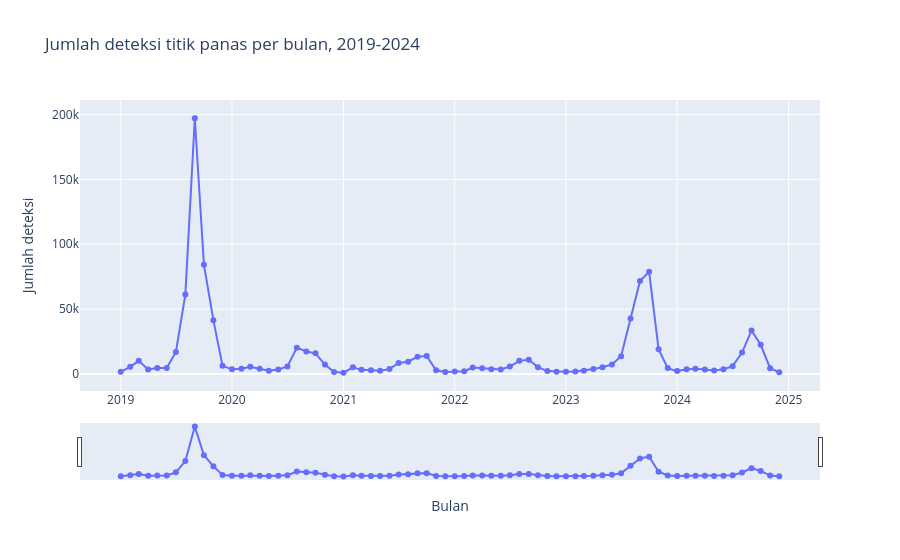

Here is the notebook cell this chart was saved with:
### Markdown cell above
## 3. Pola Temporal

Cakupan data pada semua grafik di seksi ini: seluruh baris, kecuali dinyatakan lain.

### Grafik 1. Bagaimana jumlah deteksi per bulan berubah dari 2019 sampai 2024?

### Code cell
semua_hari = pl.DataFrame(
    {"tanggal": pl.date_range(date(2019, 1, 1), date(2024, 12, 31), interval="1d", eager=True)}
).with_columns(
    pl.col("tanggal").dt.year().alias("tahun"),
    pl.col("tanggal").dt.month().alias("bulan"),
)
hari_kalender = semua_hari.group_by("tahun", "bulan").len().rename({"len": "hari_kalender"})

per_bulan = (
    d.group_by("tahun", "bulan")
    .agg(pl.len().alias("deteksi"), pl.col("acq_date").n_unique().alias("hari_ada_data"))
    .collect()
    .join(hari_kalender, on=["tahun", "bulan"])
    .with_columns(
        (pl.col("hari_kalender") - pl.col("hari_ada_data")).alias("hari_tanpa_data"),
        pl.date(pl.col("tahun"), pl.col("bulan"), 1).alias("bulan_awal"),
    )
    .sort("bulan_awal")
)

fig = px.line(
    per_bulan,
    x="bulan_awal",
    y="deteksi",
    markers=True,
    hover_data=["hari_tanpa_data"],
    labels={"bulan_awal": "Bulan", "deteksi": "Jumlah deteksi", "hari_tanpa_data": "Hari tanpa data"},
    title="Jumlah deteksi titik panas per bulan, 2019-2024",
)
fig.update_layout(xaxis_rangeslider_visible=True)
fig.show()

### Figure 1 — Plotly figure (JSON) as saved in the notebook; plotly's stock layout.template omitted (floating-point values rounded to 4 significant figures)
{"data": [{"customdata": [[0], [0], [0], [0], [0], [0], [0], [0], [0], [0], [0], [0], [0], [0], [0], [0], [0], [0], [0], [0], [0], [0], [0], [0], [0], [0], [0], [0], [0], [0], [0], [0], [0], [0], [0], [0], [0], [0], [0], [0], [0], [0], [5], [10], [0], [0], [0], [0], [0], [0], [0], [0], [0], [0], [2], [0], [0], [0], [0], [0], [0], [0], [0], [0], [2], [3], [11], [0], [1], [0], [3], [0]], "hovertemplate": "Bulan=%{x}<br>Jumlah deteksi=%{y}<br>Hari tanpa data=%{customdata[0]}<extra></extra>", "legendgroup": "", "line": {"color": "#636efa", "dash": "solid"}, "marker": {"symbol": "circle"}, "mode": "lines+markers", "name": "", "orientation": "v", "showlegend": false, "type": "scatter", "x": ["2019-01-01", "2019-02-01", "2019-03-01", "2019-04-01", "2019-05-01", "2019-06-01", "2019-07-01", "2019-08-01", "2019-09-01", "2019-10-01", "2019-11-01", "2019-12-01", "2020-01-01", "2020-02-01", "2020-03-01", "2020-04-01", "2020-05-01", "2020-06-01", "2020-07-01", "2020-08-01", "2020-09-01", "2020-10-01", "2020-11-01", "2020-12-01", "2021-01-01", "2021-02-01", "2021-03-01", "2021-04-01", "2021-05-01", "2021-06-01", "2021-07-01", "2021-08-01", "2021-09-01", "2021-10-01", "2021-11-01", "2021-12-01", "2022-01-01", "2022-02-01", "2022-03-01", "2022-04-01", "2022-05-01", "2022-06-01", "2022-07-01", "2022-08-01", "2022-09-01", "2022-10-01", "2022-11-01", "2022-12-01", "2023-01-01", "2023-02-01", "2023-03-01", "2023-04-01", "2023-05-01", "2023-06-01", "2023-07-01", "2023-08-01", "2023-09-01", "2023-10-01", "2023-11-01", "2023-12-01", "2024-01-01", "2024-02-01", "2024-03-01", "2024-04-01", "2024-05-01", "2024-06-01", "2024-07-01", "2024-08-01", "2024-09-01", "2024-10-01", "2024-11-01", "2024-12-01"], "xaxis": "x", "y": [1706, 5511, 10154, 3547, 4570, 4693, 16946, 61232, 197018, 84147, 41474, 6283, 3599, 4024, 5649, 4091, 2525, 3401, 5790, 20301, 17398, 15920, 7294, 1544, 1016, 5207, 3220, 2878, 2524, 3775, 8499, 9482, 13398, 13921, 2863, 1542, 2006, 2217, 4980, 4484, 3731, 3526, 5775, 10129, 10935, 5309, 2289, 1839, 1781, 1868, 2602, 3808, 5185, 7407, 13684, 42818, 71726, 78784, 19165, 4560, 2250, 3683, 4048, 3505, 2737, 3619, 6031, 16503, 33586, 22494, 4463, 1267], "yaxis": "y"}], "layout": {"legend": {"tracegroupgap": 0}, "title": {"text": "Jumlah deteksi titik panas per bulan, 2019-2024"}, "xaxis": {"anchor": "y", "domain": [0, 1], "rangeslider": {"visible": true}, "title": {"text": "Bulan"}}, "yaxis": {"anchor": "x", "domain": [0, 1], "title": {"text": "Jumlah deteksi"}}}}
